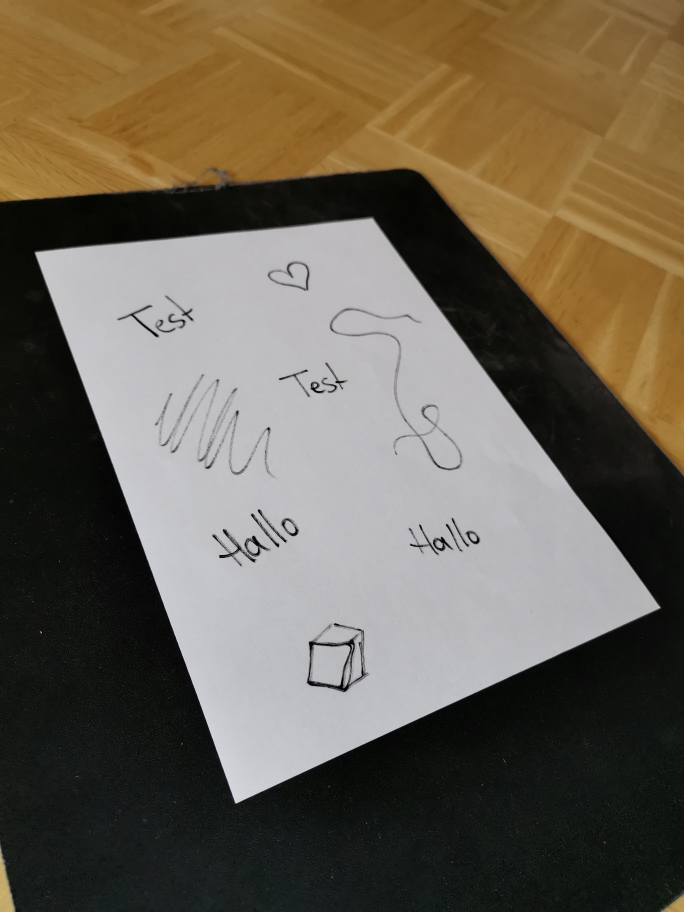
#> input picture src/images/doc2.jpg, 2736 x 3648 px, found by its file name (shown at 1/4 size)
$ python scanner_example.py
#> lines starting #> are read from the running program, lines starting #| are printed output that depends on the picture; after the words box and inside, x2 and y2 are one past the last pixel; in counts of white or black regions, pixels touching at a corner belong together
import cv2
from cv2 import imshow
from cv2 import imwrite
import os
import numpy as np
from imutils.perspective import four_point_transform
print(cv2.__version__)

img_path = os.path.join("src","images","doc2.jpg")
concat_path = os.path.join("src","images","solution","concat.jpg")
solution_path = os.path.join("src","images","solution","solution.jpg")
green = (0, 255, 0)

height = 800
width = int(np.floor(height*(1/np.sqrt(2))))

img = cv2.imread(img_path)
#> img is the input picture: shape (3648, 2736, 3); mean B, G, R 82.9, 97.8, 106.8
img = cv2.resize(img, (width, height))
#> img: shape (800, 565, 3)
gray = cv2.cvtColor(img,cv2.COLOR_BGR2GRAY)
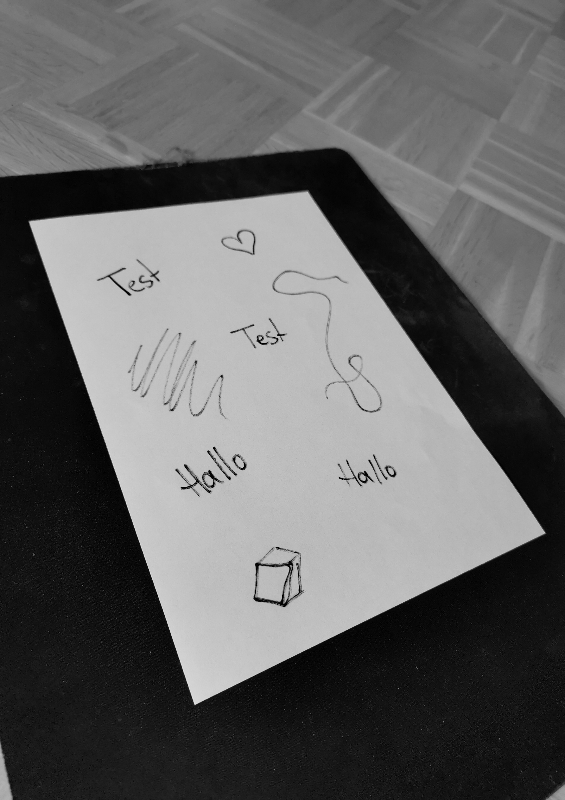
#> gray: shape (800, 565); min 0, max 222, mean 98.7
blur = cv2.GaussianBlur(gray,(5,5),0)
edge = cv2.Canny(blur,75,200)
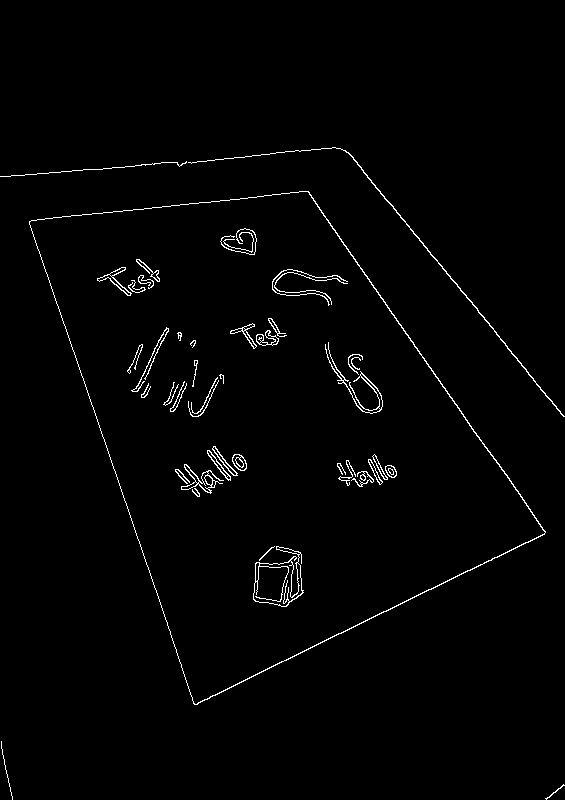
#> edge: shape (800, 565); 1.5% white in thin lines or dots, all inside (x1, y1, x2, y2) = (0, 147, 565, 800)

contours, _ = cv2.findContours(edge,cv2.RETR_LIST, cv2.CHAIN_APPROX_SIMPLE)
#> contours = 80 contours, 33 with area under 20; largest, box (x1, y1, x2, y2) and area: (29, 191, 546, 705) 150416, (29, 191, 546, 705) 150012, (253, 546, 304, 607) 1716, (253, 560, 303, 607) 1538, (181, 464, 224, 494) 347
contours = sorted(contours, key=cv2.contourArea, reverse=True)

for c in contours:
    peri = cv2.arcLength(c, True)
    approx = cv2.approxPolyDP(c, 0.05 * peri, True)

    if len(approx) == 4:
        doc_cnts = approx
        break
#> this loop made 1 pass
#> (peri, doc_cnts) on pass 1: (1704.8, [[308, 191], [29, 221], [194, 704], [545, 532]])

warped = four_point_transform(img, doc_cnts.reshape(4, 2))
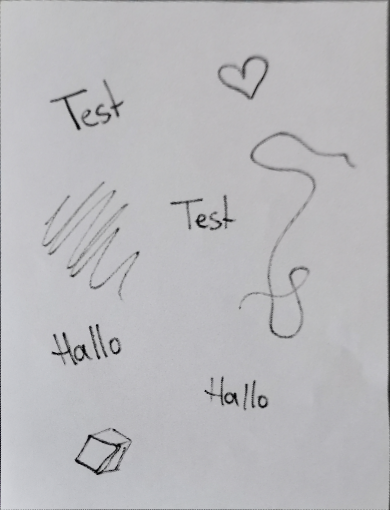
#> warped: shape (510, 390, 3); mean B, G, R 187.6, 184.5, 184.9
warped = cv2.cvtColor(warped, cv2.COLOR_BGR2GRAY)
#> warped: shape (510, 390)
warped = cv2.resize(warped, (width, height))
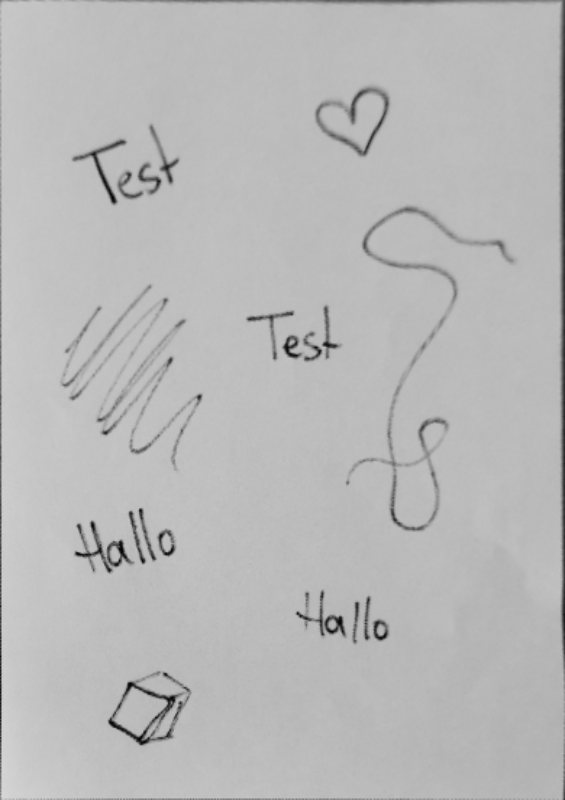
#> warped: shape (800, 565); min 3, max 215, mean 184.9

(thresh, blackAndWhiteImage) = cv2.threshold(warped, 165, 255, cv2.THRESH_BINARY)
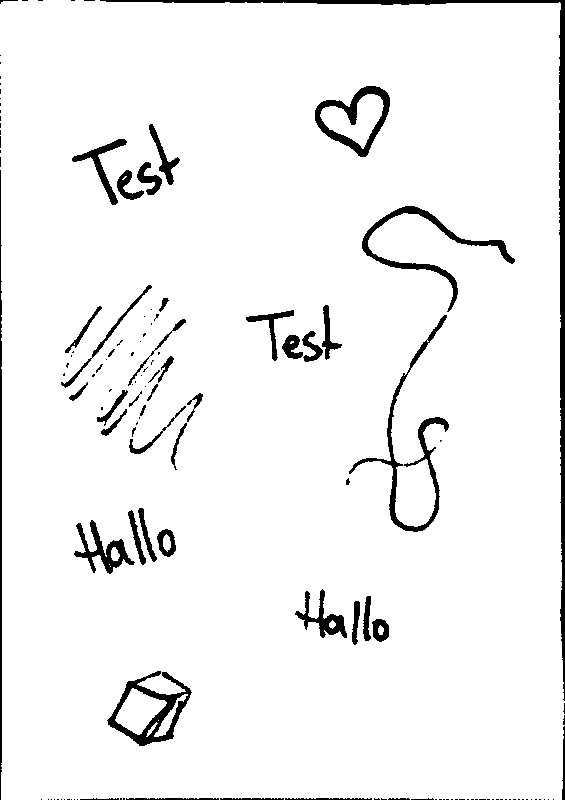
#> blackAndWhiteImage: shape (800, 565); 94.9% white; 137 black regions (90 under 20 px), largest, box (x1, y1, x2, y2) and area: (100, 0, 565, 701) 4665, (349, 315, 449, 532) 2031, (107, 671, 192, 746) 1829

img_h = cv2.hconcat([gray, edge, warped, blackAndWhiteImage])
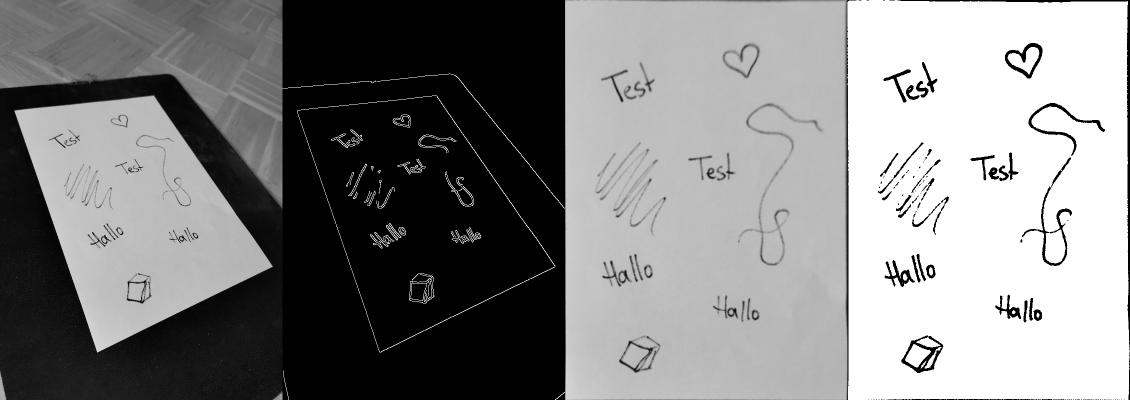
#> img_h: shape (800, 2260) (shown at 1/2 size); min 0, max 255, mean 132.4
imwrite(concat_path,img_h)

cv2.imshow("Original",img)
cv2.imshow("Canny Edges",edge)
cv2.imshow("Contours of the document", cv2.drawContours(img, [doc_cnts], -1, green, 3))
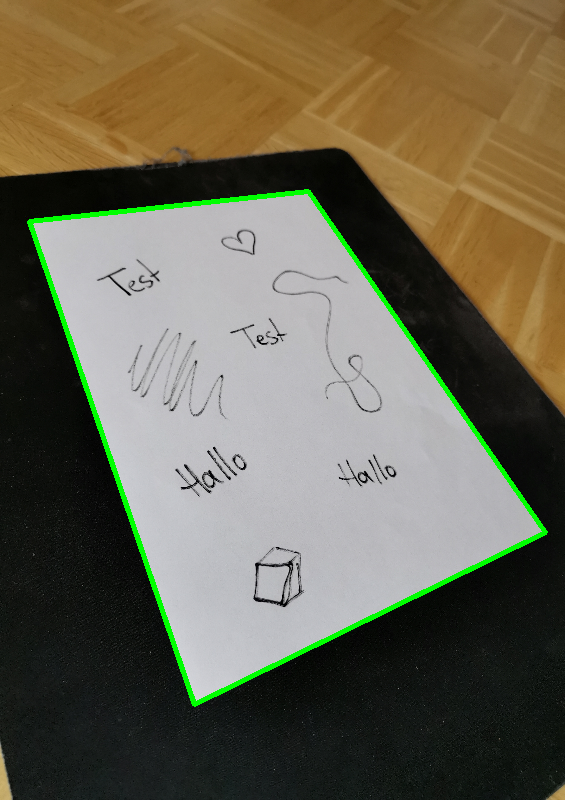
#> window 'Contours of the document': shape (800, 565, 3); mean B, G, R 80.9, 100.3, 104.9
cv2.imshow("Scanned",warped )
cv2.imshow("Binary", blackAndWhiteImage)

cv2.imwrite(solution_path,cv2.resize(warped, (width, height)))
cv2.waitKey(0)
cv2.destroyAllWindows()

$ run again, with src/images/doc1.jpg copied over src/images/doc2.jpg
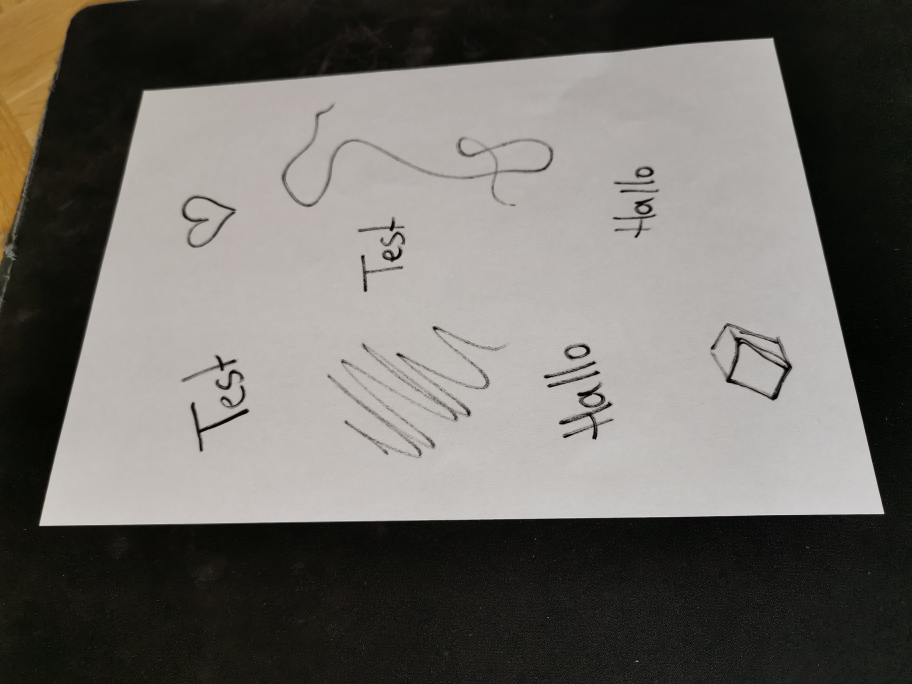
#> input picture src/images/doc1.jpg, 3648 x 2736 px, found by its file name (shown at 1/4 size)
#> img is the input picture: shape (2736, 3648, 3); mean B, G, R 102.4, 107.3, 110.3
#> img: shape (800, 565, 3)
#> `edge = cv2.Canny(blur,75,200)`:
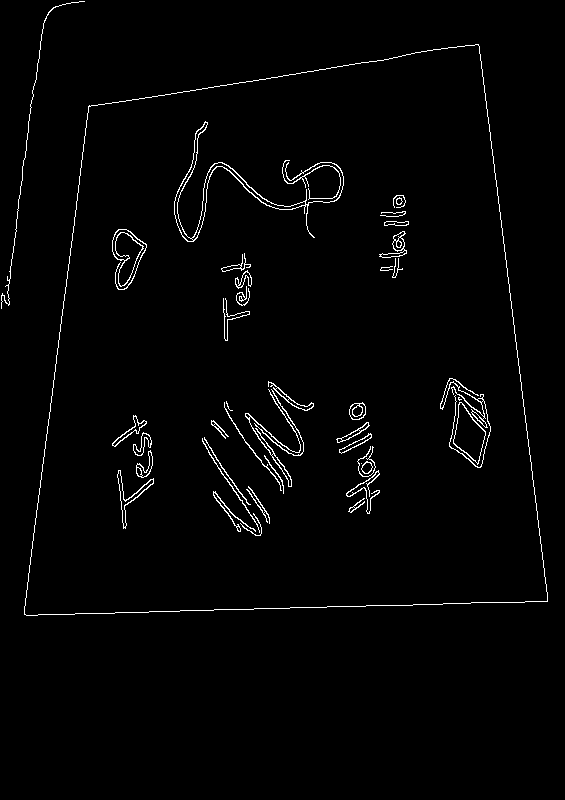
#> edge: shape (800, 565); 1.8% white in thin lines or dots, all inside (x1, y1, x2, y2) = (1, 1, 548, 616)
#> contours = 80 contours, 20 with area under 20; largest, box (x1, y1, x2, y2) and area: (24, 44, 548, 616) 243692, (24, 44, 548, 616) 243689, (174, 121, 344, 242) 1162, (453, 402, 486, 465) 1094, (453, 402, 486, 464) 1050
#> the loop `for c in contours:` made 1 pass
#> (peri, doc_cnts) on pass 1: (2065.8, [[478, 44], [88, 106], [24, 614], [547, 601]])
#> blackAndWhiteImage: shape (800, 565); 94.7% white; 179 black regions (141 under 20 px), largest, box (x1, y1, x2, y2) and area: (145, 66, 376, 310) 5085, (0, 0, 471, 649) 3430, (475, 528, 529, 647) 2039
#> `cv2.imshow("Contours of the document", cv2.drawContours(img, [doc_cnts..`:
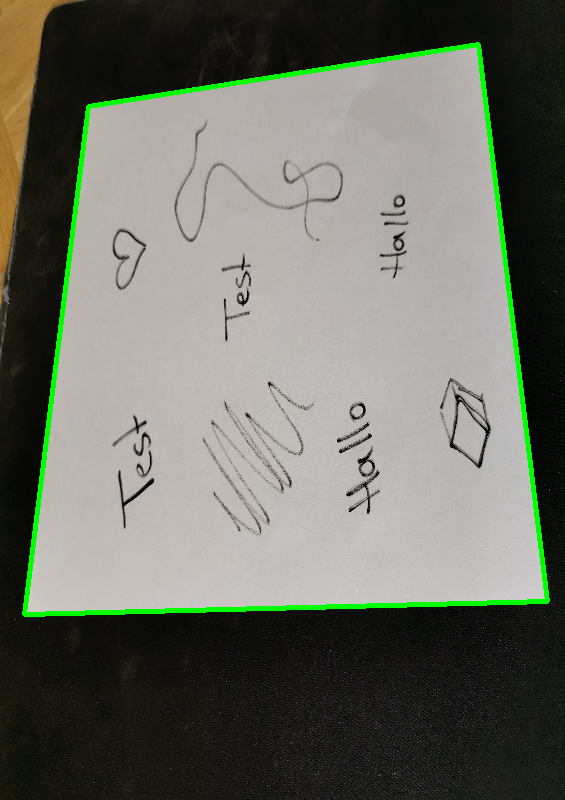
#> window 'Contours of the document': shape (800, 565, 3); mean B, G, R 100, 110.3, 107.7

$ run again, with src/images/doc3.jpg copied over src/images/doc2.jpg
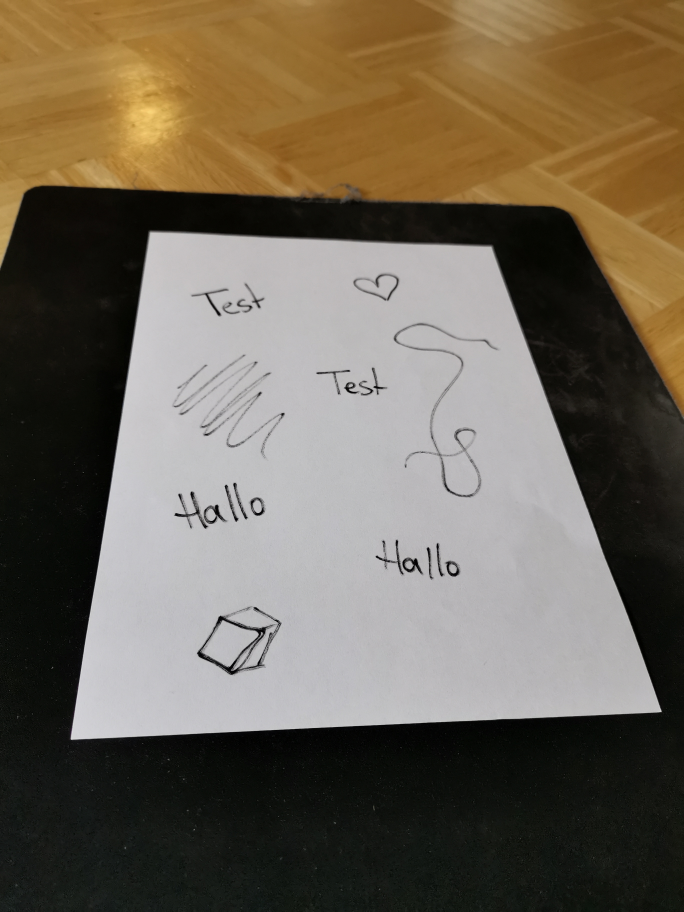
#> input picture src/images/doc3.jpg, 2736 x 3648 px, found by its file name (shown at 1/4 size)
#> img is the input picture: shape (3648, 2736, 3); mean B, G, R 86, 101, 110.7
#> img: shape (800, 565, 3)
#> `edge = cv2.Canny(blur,75,200)`:
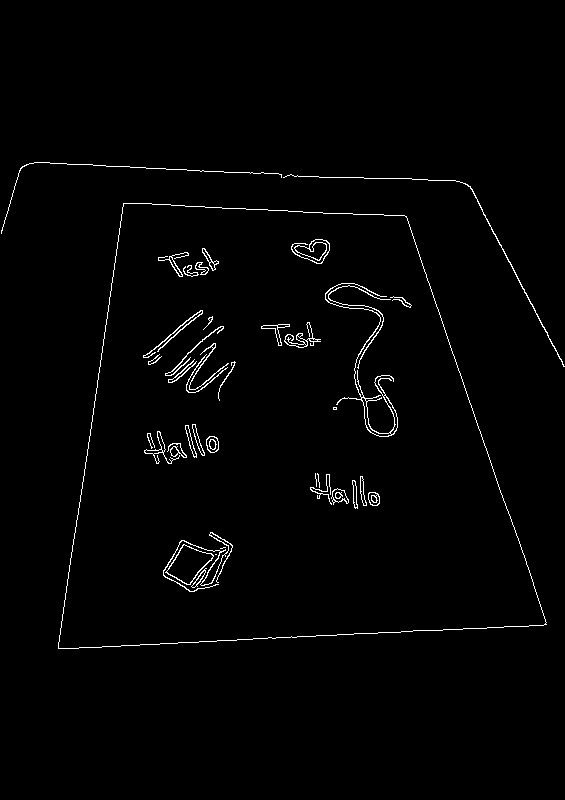
#> edge: shape (800, 565); 1.5% white in thin lines or dots, all inside (x1, y1, x2, y2) = (1, 162, 565, 649)
#> contours = 75 contours, 20 with area under 20; largest, box (x1, y1, x2, y2) and area: (58, 203, 547, 649) 164842, (58, 203, 547, 649) 164840, (165, 544, 214, 585) 1012, (166, 544, 214, 585) 958, (325, 283, 398, 437) 396
#> the loop `for c in contours:` made 1 pass
#> (peri, doc_cnts) on pass 1: (1726.7, [[123, 203], [58, 648], [546, 624], [406, 216]])
#> blackAndWhiteImage: shape (800, 565); 95% white; 98 black regions (53 under 20 px), largest, box (x1, y1, x2, y2) and area: (0, 0, 565, 660) 5389, (349, 206, 517, 532) 4024, (107, 670, 191, 745) 1792
#> `cv2.imshow("Contours of the document", cv2.drawContours(img, [doc_cnts..`:
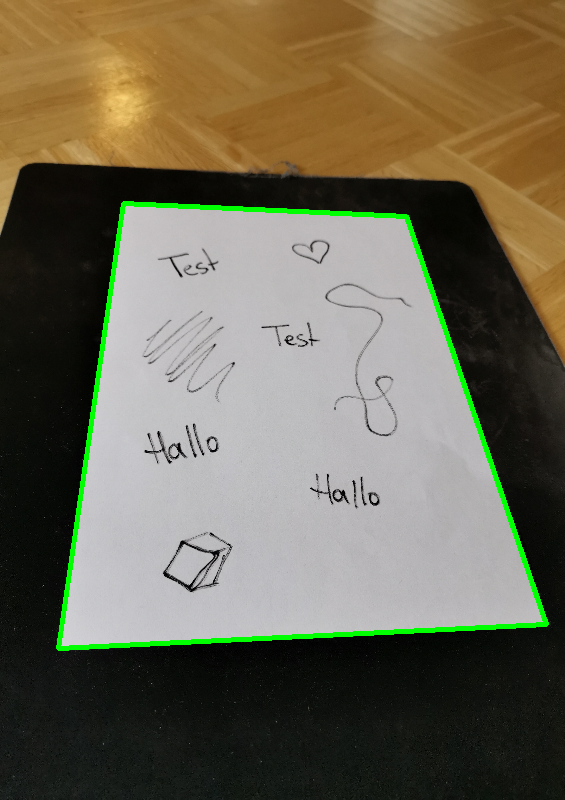
#> window 'Contours of the document': shape (800, 565, 3); mean B, G, R 83.9, 103.6, 108.7

$ run again, with src/images/doc4.jpg copied over src/images/doc2.jpg
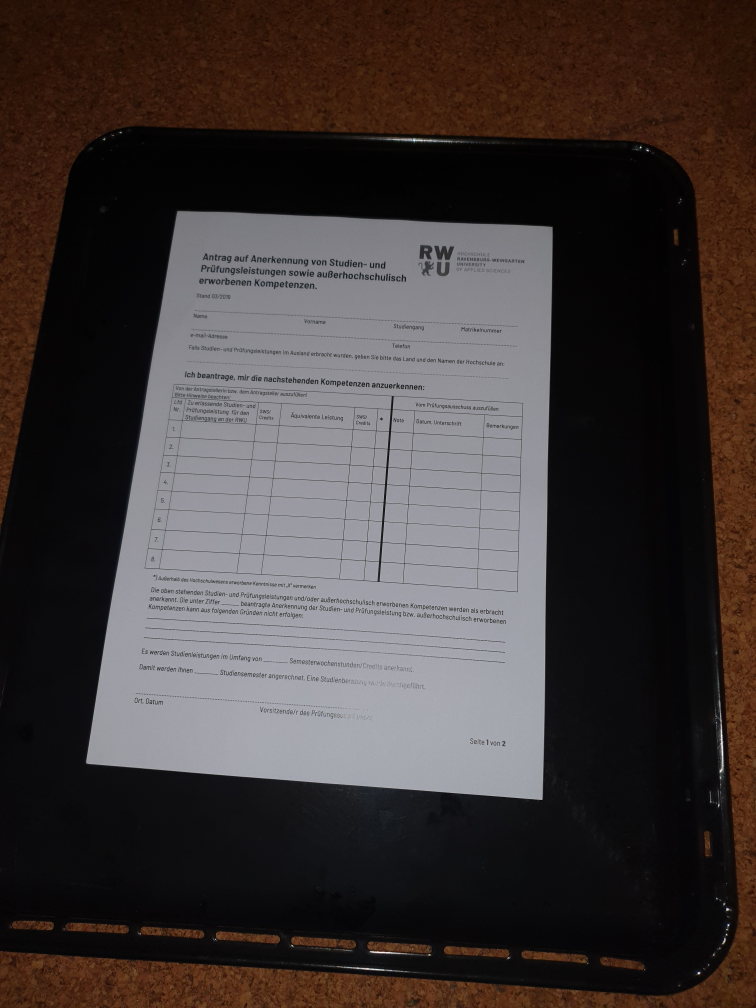
#> input picture src/images/doc4.jpg, 3024 x 4032 px, found by its file name (shown at 1/4 size)
#> img is the input picture: shape (4032, 3024, 3); mean B, G, R 56.3, 57.6, 65.4
#> img: shape (800, 565, 3)
#> edge: shape (800, 565); 1.2% white in thin lines or dots, all inside (x1, y1, x2, y2) = (64, 108, 546, 774)
#> contours = 189 contours, 131 with area under 20; largest, box (x1, y1, x2, y2) and area: (64, 167, 414, 635) 140384, (64, 167, 414, 635) 140381, (197, 298, 316, 310) 416, (281, 313, 299, 463) 368, (281, 331, 295, 463) 331
#> the loop `for c in contours:` made 1 pass
#> (peri, doc_cnts) on pass 1: (1564.2, [[133, 167], [64, 605], [405, 634], [412, 180]])
#> blackAndWhiteImage: shape (800, 565); 11.1% white; 553 white regions (508 under 20 px), largest, box (x1, y1, x2, y2) and area: (162, 622, 555, 800) 45742, (291, 642, 324, 655) 166, (487, 635, 511, 658) 153
#> `cv2.imshow("Contours of the document", cv2.drawContours(img, [doc_cnts..`:
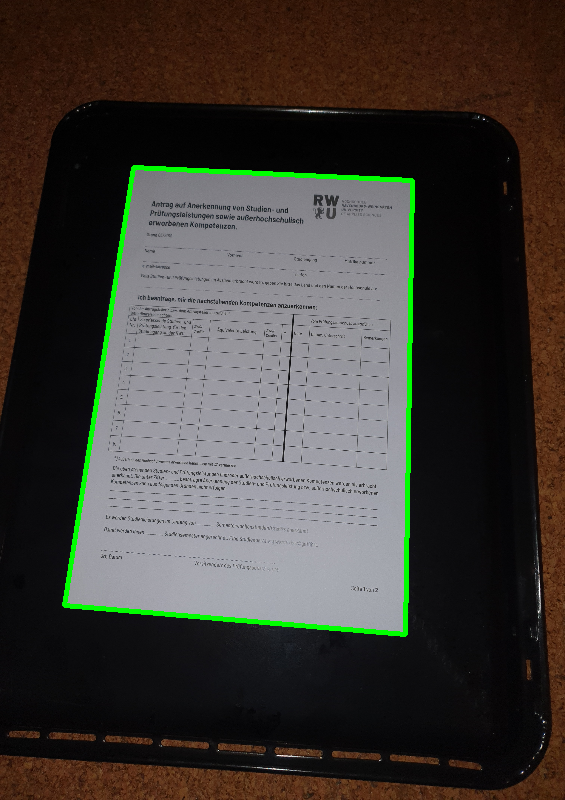
#> window 'Contours of the document': shape (800, 565, 3); mean B, G, R 54.4, 60.1, 63.6
